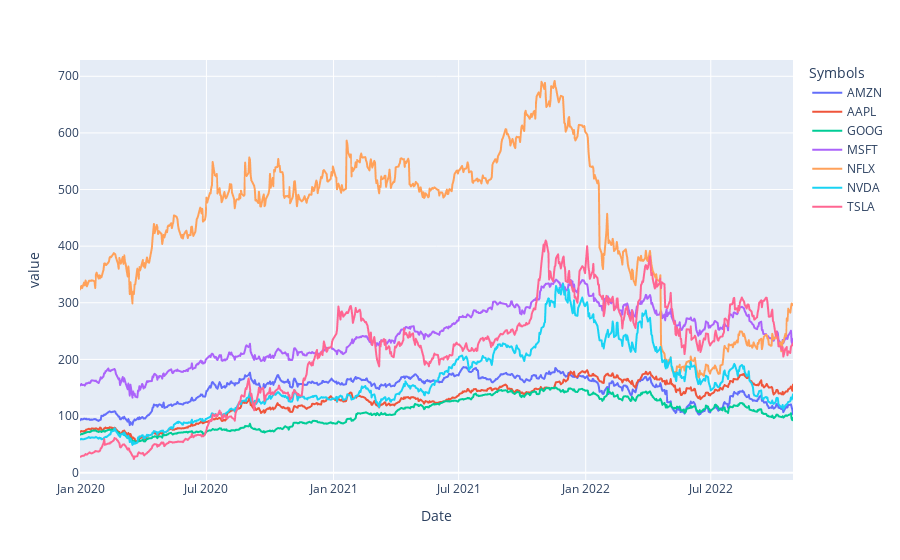

This figure's notebook cell:
### Code cell
df.reset_index().melt(id_vars='Date').plot.line(x='Date',y='value',color='Symbols',backend='plotly',height=600)

### Figure 1 — Plotly figure (JSON) as saved in the notebook; plotly's stock layout.template omitted (floating-point values rounded to 4 significant figures; data arrays with more than 128 entries replaced by an {"elided": "..."} marker saying what was removed)
{"data": [{"hovertemplate": "Symbols=AMZN<br>Date=%{x}<br>value=%{y}<extra></extra>", "legendgroup": "AMZN", "line": {"color": "#636efa", "dash": "solid"}, "marker": {"symbol": "circle"}, "mode": "lines", "name": "AMZN", "showlegend": true, "type": "scattergl", "visible": true, "x": {"elided": "714 str values"}, "xaxis": "x", "y": {"elided": "714 float values"}, "yaxis": "y"}, {"hovertemplate": "Symbols=AAPL<br>Date=%{x}<br>value=%{y}<extra></extra>", "legendgroup": "AAPL", "line": {"color": "#EF553B", "dash": "solid"}, "marker": {"symbol": "circle"}, "mode": "lines", "name": "AAPL", "showlegend": true, "type": "scattergl", "visible": true, "x": {"elided": "714 str values"}, "xaxis": "x", "y": {"elided": "714 float values"}, "yaxis": "y"}, {"hovertemplate": "Symbols=GOOG<br>Date=%{x}<br>value=%{y}<extra></extra>", "legendgroup": "GOOG", "line": {"color": "#00cc96", "dash": "solid"}, "marker": {"symbol": "circle"}, "mode": "lines", "name": "GOOG", "showlegend": true, "type": "scattergl", "visible": true, "x": {"elided": "714 str values"}, "xaxis": "x", "y": {"elided": "714 float values"}, "yaxis": "y"}, {"hovertemplate": "Symbols=MSFT<br>Date=%{x}<br>value=%{y}<extra></extra>", "legendgroup": "MSFT", "line": {"color": "#ab63fa", "dash": "solid"}, "marker": {"symbol": "circle"}, "mode": "lines", "name": "MSFT", "showlegend": true, "type": "scattergl", "visible": true, "x": {"elided": "714 str values"}, "xaxis": "x", "y": {"elided": "714 float values"}, "yaxis": "y"}, {"hovertemplate": "Symbols=NFLX<br>Date=%{x}<br>value=%{y}<extra></extra>", "legendgroup": "NFLX", "line": {"color": "#FFA15A", "dash": "solid"}, "marker": {"symbol": "circle"}, "mode": "lines", "name": "NFLX", "showlegend": true, "type": "scattergl", "visible": true, "x": {"elided": "714 str values"}, "xaxis": "x", "y": {"elided": "714 float values"}, "yaxis": "y"}, {"hovertemplate": "Symbols=NVDA<br>Date=%{x}<br>value=%{y}<extra></extra>", "legendgroup": "NVDA", "line": {"color": "#19d3f3", "dash": "solid"}, "marker": {"symbol": "circle"}, "mode": "lines", "name": "NVDA", "showlegend": true, "type": "scattergl", "visible": true, "x": {"elided": "714 str values"}, "xaxis": "x", "y": {"elided": "714 float values"}, "yaxis": "y"}, {"hovertemplate": "Symbols=TSLA<br>Date=%{x}<br>value=%{y}<extra></extra>", "legendgroup": "TSLA", "line": {"color": "#FF6692", "dash": "solid"}, "marker": {"symbol": "circle"}, "mode": "lines", "name": "TSLA", "showlegend": true, "type": "scattergl", "visible": true, "x": {"elided": "714 str values"}, "xaxis": "x", "y": {"elided": "714 float values"}, "yaxis": "y"}], "layout": {"autosize": true, "legend": {"title": {"text": "Symbols"}, "tracegroupgap": 0}, "margin": {"t": 60}, "xaxis": {"anchor": "y", "autorange": true, "domain": [0, 1], "range": ["2019-12-31", "2022-10-28"], "title": {"text": "Date"}, "type": "date"}, "yaxis": {"anchor": "x", "autorange": true, "domain": [0, 1], "range": [-13.01, 728.8], "title": {"text": "value"}, "type": "linear"}}}
